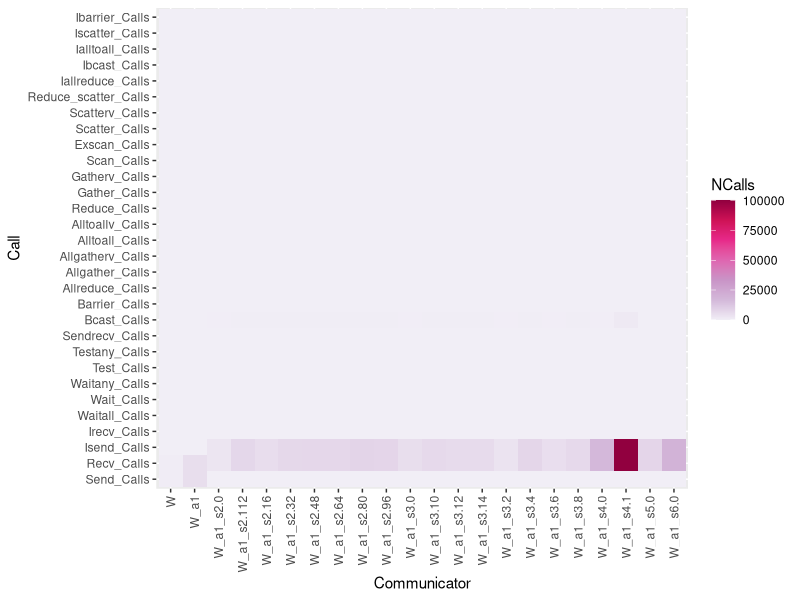
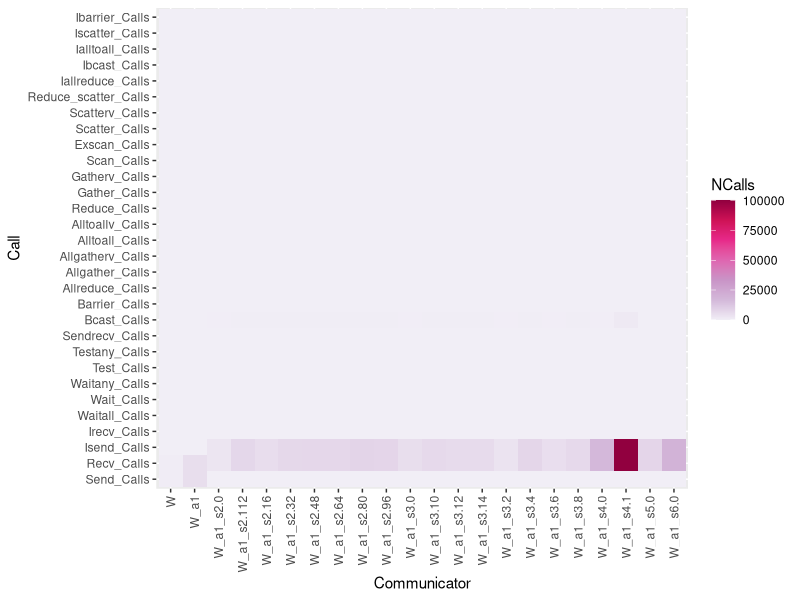

These figures' R source, in order:
df<-read.csv("splatt_128procs_med5tns_v3.csv",header=TRUE,skip=5)
library(ggplot2)
p<-ggplot(data=df[df$Send_Calls > 0, ], aes(x=Comm, y=Send_Calls, fill=Comm)) +
  geom_bar(stat="identity")
#g<-ggplot(data=df, aes(x=dose, y=len, fill=supp)) +
#  geom_bar(stat="identity")

df <- df[df$Comm != "NULL", ]

library(tidyverse)
df <- df %>% select(ends_with(c("_Calls", "Comm")))


#str(df)

library(reshape)

library(RColorBrewer)
#library(viridis)

df2 <- melt(df)
str(df2)
colnames(df2) <- c("Communicator", "Call", "NCalls")
#heatmap(as.matrix(df2[,-1]))
library(RColorBrewer)
library(svglite)
coul <- colorRampPalette(brewer.pal(8, "PiYG"))(25)
g <- ggplot(df2, aes(x = Communicator, y = Call, fill = NCalls)) +
  geom_tile() + theme(axis.text.x = element_text(angle = 90, vjust = 0.5, hjust=1)) + 
  scale_fill_distiller(palette = 11,direction = 1)
  #scale_fill_viridis(direction=1)
#scale_fill_gradient(low="yellow",high="black",space="Lab")
#scale_fill_gradient(low = "#ff2D00",high = "#ffffff",guide = "colorbar")
ggsave(file="calls_splat.svg", plot=g, width=10, height=8)
print(g)
